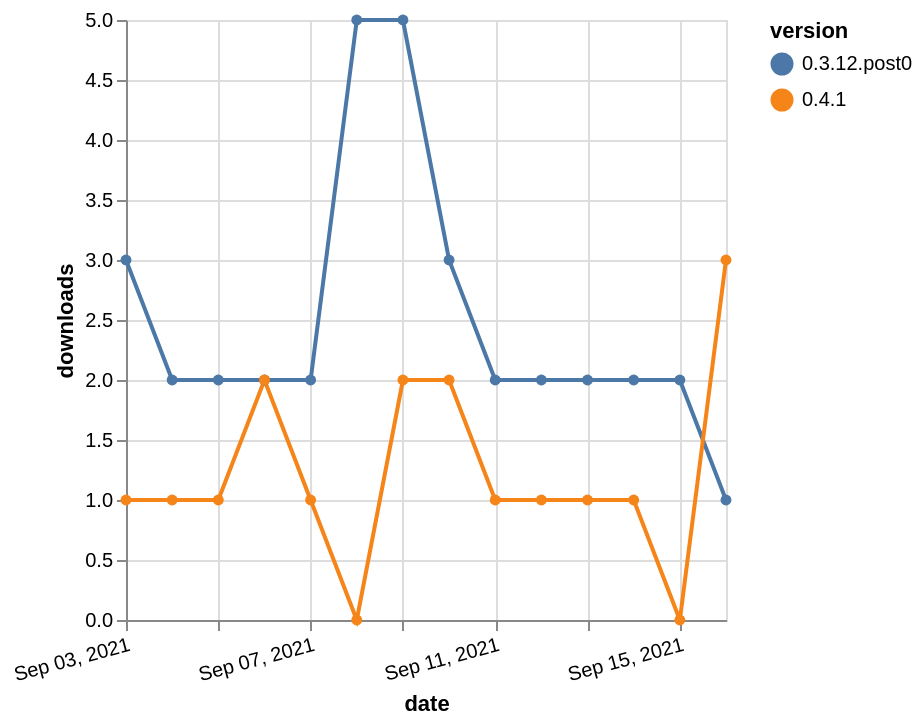

Vega-Lite specification stored for this chart:
### Vega-Lite specification from a JSON file in a GitHub repository (floating-point values rounded to 4 significant figures)
{"$schema": "https://vega.github.io/schema/vega-lite/v5.json", "description": "A simple bar chart with embedded data.", "data": {"values": [{"date": "2021-09-03", "total": 3583, "delta": 3, "version": "0.3.12.post0"}, {"date": "2021-09-04", "total": 3585, "delta": 2, "version": "0.3.12.post0"}, {"date": "2021-09-05", "total": 3587, "delta": 2, "version": "0.3.12.post0"}, {"date": "2021-09-06", "total": 3589, "delta": 2, "version": "0.3.12.post0"}, {"date": "2021-09-07", "total": 3591, "delta": 2, "version": "0.3.12.post0"}, {"date": "2021-09-08", "total": 3596, "delta": 5, "version": "0.3.12.post0"}, {"date": "2021-09-09", "total": 3601, "delta": 5, "version": "0.3.12.post0"}, {"date": "2021-09-10", "total": 3604, "delta": 3, "version": "0.3.12.post0"}, {"date": "2021-09-11", "total": 3606, "delta": 2, "version": "0.3.12.post0"}, {"date": "2021-09-12", "total": 3608, "delta": 2, "version": "0.3.12.post0"}, {"date": "2021-09-13", "total": 3610, "delta": 2, "version": "0.3.12.post0"}, {"date": "2021-09-14", "total": 3612, "delta": 2, "version": "0.3.12.post0"}, {"date": "2021-09-15", "total": 3614, "delta": 2, "version": "0.3.12.post0"}, {"date": "2021-09-16", "total": 3615, "delta": 1, "version": "0.3.12.post0"}, {"date": "2021-09-03", "total": 225, "delta": 1, "version": "0.4.1"}, {"date": "2021-09-04", "total": 226, "delta": 1, "version": "0.4.1"}, {"date": "2021-09-05", "total": 227, "delta": 1, "version": "0.4.1"}, {"date": "2021-09-06", "total": 229, "delta": 2, "version": "0.4.1"}, {"date": "2021-09-07", "total": 230, "delta": 1, "version": "0.4.1"}, {"date": "2021-09-08", "total": 230, "delta": 0, "version": "0.4.1"}, {"date": "2021-09-09", "total": 232, "delta": 2, "version": "0.4.1"}, {"date": "2021-09-10", "total": 234, "delta": 2, "version": "0.4.1"}, {"date": "2021-09-11", "total": 235, "delta": 1, "version": "0.4.1"}, {"date": "2021-09-12", "total": 236, "delta": 1, "version": "0.4.1"}, {"date": "2021-09-13", "total": 237, "delta": 1, "version": "0.4.1"}, {"date": "2021-09-14", "total": 238, "delta": 1, "version": "0.4.1"}, {"date": "2021-09-15", "total": 238, "delta": 0, "version": "0.4.1"}, {"date": "2021-09-16", "total": 241, "delta": 3, "version": "0.4.1"}]}, "width": "container", "mark": {"type": "line", "point": {"filled": true}}, "encoding": {"x": {"field": "date", "type": "temporal", "timeUnit": "yearmonthdate", "title": "date", "axis": {"labelAngle": -15}}, "y": {"field": "delta", "type": "quantitative", "title": "downloads"}, "color": {"field": "version", "type": "nominal"}, "tooltip": {"field": "delta"}}}
